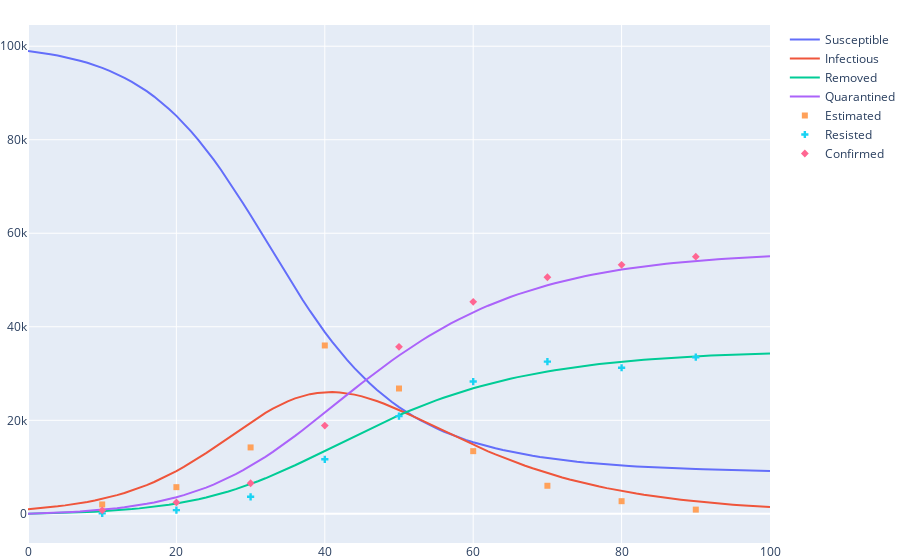

Notebook code for this chart:
### Code cell
fig = SIRQ.plot(SIRQ(b.beta, b.gamma, b.theta).estimate(city, T))
sample.plot(fig)
resisted.plot(fig)
confirmed.plot(fig)
